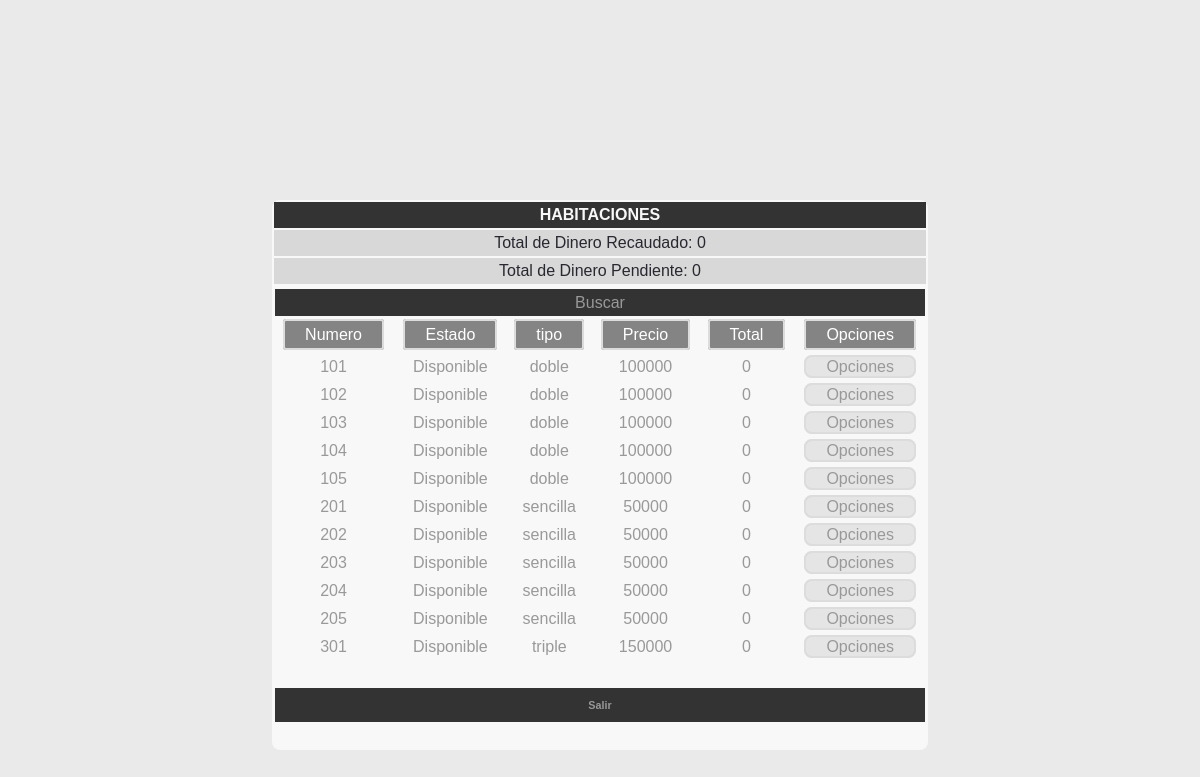
Page /vistas/login.php (signed in) on the committed database.
### tables this page shows
CREATE TABLE `caja` (
  `id` int(11) NOT NULL COMMENT 'el id de la caja ',
  `valor_recaudado` decimal(6,0) NOT NULL COMMENT 'campo que almacena el valor recaudado en el hotel',
  `valor_pendiente` decimal(6,0) NOT NULL COMMENT 'campo que almacena el valor pendiente que se encuentra en el hotel',
  PRIMARY KEY (`id`)
);

CREATE TABLE `habitacion` (
  `estado` varchar(45) NOT NULL COMMENT 'el estado de una habitacion, si esta esta disponible su estado es true de lo contrario false',
  `numero` int(11) NOT NULL COMMENT 'el numero correspondiente a la ahbitacion',
  `precio_por_noche` decimal(6,0) NOT NULL COMMENT 'el precio por noche de la habitacion',
  `tipo` enum('sencilla','doble','triple') NOT NULL COMMENT 'campo para almacenar el tipo de habitacion este puede ser cencilla, doble, triple',
  `total_valor_consumo` decimal(6,0) NOT NULL COMMENT 'campo que almacena el valor a pagar de la habitacion',
  PRIMARY KEY (`numero`),
  UNIQUE KEY `numero_UNIQUE` (`numero`)
);

### mundo/Hotel.php (called while the page is built, shortened)
<?php
include_once '../datos/HabitacionDAO.php';
include_once '../datos/CajaDAO.php';
include_once '../mundo/Habitacion.php';
class Hotel {
    private $_cajaDAO;
    private $_habitacionDAO;
    private static $_instancia;
    private function __construct(){
        $this->_cajaDAO= new CajaDAO();
        $this->_habitacionDAO= new HabitacionDAO();
        $this->cargarInformacion();
    }
    private function cargarInformacion(){
        $this->_caja=$this->_cajaDAO->seleccionar();
        $this->_habitaciones=$this->_habitacionDAO->seleccionar();
        $numeroHabitaciones=  sizeof($this->_habitaciones);
        for($i=0;$i<$numeroHabitaciones;$i++){
            $miHabitacion= $this->_habitaciones[$i];
            $miHabitacion->set_huespedes($miHabitacion->get_huespedDAO()->seleccionar($miHabitacion->get_numero()));
            $miHabitacion->set_consumos($miHabitacion->get_consumoDAO()->seleccionar($miHabitacion->get_numero()));
            $miHabitacion->set_reservas($miHabitacion->get_reservaDAO()->seleccionar($miHabitacion->get_numero()));
        }
    }
    public static function get_isntancia(){
        if(!isset(self::$_instancia)){
            self::$_instancia= new Hotel();
        }
        return self::$_instancia;
    }
}

### datos/FachadaDB.php (called while the page is built, shortened)
<?php
class FachadaDB {
    private $_server;
    private $_user;
    private $_password;
    private $_database;
    public function __construct(){
        $this->_server= self::SERVER;
        $this->_user =self::USER;
        $this->_password= self::PASSWORD;
        $this->_database= self::DATABASE;
    }
    public function conectarDB(){
        $conexion = new mysqli($this->_server, $this->_user, $this->_password, $this->_database);
        return $conexion;
    }
    public function consultaNumeroRegistros($sql){
        $conexion=  $this->conectarDB();
        $consulta = mysqli_query($conexion, $sql);
        $numeroRegistros= mysqli_num_rows($consulta);
        return $numeroRegistros;
    }
    public function consultar($sql){
        $conexion= $this->conectarDB();
        $consulta = $conexion->query($sql);
        $registros=array();
        while ($registros[]=$consulta->fetch_assoc());
        return $registros;
    }
}

### datos/CajaDAO.php (called while the page is built, shortened)
<?php
include_once 'FachadaDB.php';
class CajaDAO {
    private $fachadaDB;
    public function __construct(){
        $this->fachadaDB=new FachadaDB();
    }
    public function seleccionar(){
        $sql= "select caja.valor_pendiente, caja.valor_recaudado from caja";
        $numeroRegistros=$this->fachadaDB->consultaNumeroRegistros($sql);
        $registros= $this->fachadaDB->consultar($sql);
        for($i=0;$i<$numeroRegistros;$i++){
            $caja=new Caja($registros[$i]['valor_recaudado'], $registros[$i]['valor_pendiente']);
        }
        return $caja;
    }
}

### datos/HabitacionDAO.php (called while the page is built, shortened)
<?php
include_once 'FachadaDB.php';
include_once '../mundo/Habitacion.php';
class HabitacionDAO {
    private $fachadaDB;
    public function __construct(){
        $this->fachadaDB=new FachadaDB();
    }
    public function seleccionar(){
        $habitaciones=array();
        $sql="select habitacion.* from habitacion order by habitacion.numero asc;";
        $numeroRegistros=$this->fachadaDB->consultaNumeroRegistros($sql);
        $registros= $this->fachadaDB->consultar($sql);
        for($i=0;$i<$numeroRegistros;$i++){
            $habitacion=new Habitacion($registros[$i]['estado'], $registros[$i]['numero'], $registros[$i]['precio_por_noche'], $registros[$i]['tipo'], $registros[$i]['total_valor_consumo']);
            array_push($habitaciones, $habitacion);
        }
        return $habitaciones;
    }
}

### mundo/Habitacion.php (called while the page is built, shortened)
<?php
include_once '../datos/ConsumoDAO.php';
include_once '../datos/ReservaDAO.php';
include_once '../datos/HuespedDAO.php';
class Habitacion {
    private $_numero;
    private $_consumoDAO;
    private $_reservaDAO;
    private $_huespedDAO;
    public function __construct($_estado, $_numero, $_precioPorNoche, $_tipo, $_totalValorConsumo){
        $this->_numero=$_numero;
        $this->_consumoDAO= new ConsumoDAO();
        $this->_reservaDAO= new ReservaDAO();
        $this->_huespedDAO= new HuespedDAO();
    }
    function get_numero() {
        return $this->_numero;
    }
    function get_consumoDAO() {
        return $this->_consumoDAO;
    }
    function get_reservaDAO() {
        return $this->_reservaDAO;
    }
    function get_huespedDAO() {
        return $this->_huespedDAO;
    }
}

### datos/HuespedDAO.php (called while the page is built, shortened)
<?php
include_once 'FachadaDB.php';
class HuespedDAO {
    private $fachadaDB;
    public function __construct(){
        $this->fachadaDB=new FachadaDB();
    }
    public function seleccionar($numeroHabitacion){
        $huespedes=array();
        $sql="select huesped.* from huesped where huesped.habitacion_numero=".$numeroHabitacion." order by huesped.nombre asc;";
        $numeroRegistros=$this->fachadaDB->consultaNumeroRegistros($sql);
        $registros= $this->fachadaDB->consultar($sql);
        for($i=0;$i<$numeroRegistros;$i++){
            $huesped= new Huesped($registros[$i]['direccion'], $registros[$i]['documento_identificacion'], $registros[$i]['edad'], $registros[$i]['nombre'], $registros[$i]['numero_noches'], $registros[$i]['telefono'], $registros[$i]['fecha_ingreso']);
            array_push($huespedes, $huesped);
        }
        return $huespedes;
    }
}

### datos/ConsumoDAO.php (called while the page is built, shortened)
<?php
include_once 'FachadaDB.php';
class ConsumoDAO {
    private $fachadaDB;
    public function __construct(){
        $this->fachadaDB=new FachadaDB();
    }
    public function seleccionar($numeroHabitacion){
        $cosumos= array();
        $sql="select consumo.fecha, consumo.habitacion_numero, consumo.producto, consumo.valor from consumo, habitacion where habitacion.numero=".$numeroHabitacion." and consumo.habitacion_numero= habitacion.numero order by consumo.fecha desc";
        $numeroRegistros=$this->fachadaDB->consultaNumeroRegistros($sql);
        $registros= $this->fachadaDB->consultar($sql);
        for($i=0;$i<$numeroRegistros;$i++){
            $consumo= new Consumo($registros[$i]['fecha'], $registros[$i]['producto'], $registros[$i]['valor']);
            array_push($cosumos, $consumo);
        }
        return $cosumos;
    }
}

### datos/ReservaDAO.php (called while the page is built, shortened)
<?php
include_once 'FachadaDB.php';
class ReservaDAO {
    private $fachadaDB;
    public function __construct(){
        $this->fachadaDB=new FachadaDB();
    }
    public function seleccionar($numeroHabitacion){
        $reservas=array();
        $sql= "select reserva.* from reserva where reserva.habitacion_numero= ".$numeroHabitacion." order by reserva.fecha_estadia desc";
        $numeroRegistros=$this->fachadaDB->consultaNumeroRegistros($sql);
        $registros= $this->fachadaDB->consultar($sql);
        for($i=0;$i<$numeroRegistros;$i++){
            $reserva=  new Reserva($registros[$i]['fecha_estadia'], $registros[$i]['nombre'], $registros[$i]['numero_identificacion'], $registros[$i]['numero_dias']);
            $reserva->set_fecahaEstadia($registros[$i]['fecha_estadia']);
            array_push($reservas, $reserva);
        }
        return $reservas;
    }
}

### vistas/login.php (the view, shortened to what this page needs)
<?php session_start();
 include_once '../mundo/Hotel.php';
$mundo= Hotel::get_isntancia();
$listaHabitaciones=$mundo->get_habitaciones();
?>
<!DOCTYPE html>
<html lang="es">
<head>
  <link rel="stylesheet" href="../css/style.css">
	<link rel="stylesheet" href="//maxcdn.bootstrapcdn.com/font-awesome/4.3.0/css/font-awesome.min.css">
</head>
<body>
<table>
	<thead>
		<tr>
			<th colspan="6"><i class="hab"></i>HABITACIONES</th>
		</tr>
		<tr>
                <td BGCOLOR="#D8D8D8" colspan="6"><h10>Total de Dinero Recaudado: <?php echo $mundo->get_caja()->get_valorRecaudado();?></h10></td>
            </tr>
            <tr>
                <td BGCOLOR="#D8D8D8" colspan="6"><h10>Total de Dinero Pendiente: <?php echo $mundo->get_caja()->get_valorPendiente();?></10></td>
            </tr>
                <tr>
                    <td colspan="6"></td>
                </tr>
                <tr>
                    <td colspan="6"><h9><a href="buscar.php">Buscar</a></h9></td>
                </tr>
                <tr>
                    <td colspan="6"></td>
                </tr>
		<tr>
                    <td><h8><a></a>Numero</h8></td>
                    <td><h8><a></a>Estado</h8></td>
		    <td><h8><a></a>tipo</h8></td>
                    <td><h8><a></a>Precio</h8></td>
                    <td><h8><a></a>Total</h8></td>
                    <td><h8><a></a>Opciones</h8></td>
		</tr>
                <tr>
                    <td colspan="6"></td>
                </tr>
	</thead>
	<tbody>
<?php for($i=0;$i<sizeof($listaHabitaciones);$i++){ $habitacion=$listaHabitaciones[$i];?>
            <tr>
                <td><?php echo $habitacion->get_numero();?></td>
                <td><?php echo $habitacion->get_estado()?></td>
                <td><?php echo $habitacion->get_tipo();?></td>
                <td><?php echo $habitacion->get_precioPorNoche()?></td>
                <td><?php echo $habitacion->get_totalValorConsumo();?></td>
                <td colspan="6"><h7><a href="<?php echo "opciones.php?numero=".$habitacion->get_numero();?>">Opciones</a></h7></td>
            </tr>
<?php } ?>
            <tr>
                <td colspan="6"><h6><a href="logout.php">Salir</a></h6></td>
            </tr>
	</tbody>
</table>
</body>
</html>

### css/style.css (style rules this page uses)
table { width:40%; margin:0 auto; text-align:center; margin-top:200px; background-color:#f8f8f8; border-radius:8px; }
table thead th { background-color:#333; color:#f8f8f8; }
h6 { background:#333; padding:5px; color:#fff; }
h7 { background:#e5e5e5; border-radius:8px; border: 2px solid #dcdcdc; padding: 1px 20px; }
h8 { background:#848484; border-radius:3px; border: 2px solid #dcdcdc; padding: 5px 20px; color:#fff; }
h9 { background:#333; padding:5px; color:#fff; padding-left: 300px; padding-right: 300px; }
h10 { color: #282830; }
* { box-sizing: border-box; }
*:before, *:after { box-sizing: border-box; }
body { background: #eaeaea; color: #999; font: 400 16px/1.5em sans-serif; margin: 0; }
a { color: #999; text-decoration: none; }

### rows in the picture
caja: valor_recaudado "0", valor_pendiente "0"
habitacion: numero "101", estado "Disponible", tipo "doble", precio_por_noche "100000", total_valor_consumo "0"
habitacion: numero "102", estado "Disponible", tipo "doble", precio_por_noche "100000", total_valor_consumo "0"
habitacion: numero "103", estado "Disponible", tipo "doble", precio_por_noche "100000", total_valor_consumo "0"
habitacion: numero "104", estado "Disponible", tipo "doble", precio_por_noche "100000", total_valor_consumo "0"
habitacion: numero "105", estado "Disponible", tipo "doble", precio_por_noche "100000", total_valor_consumo "0"
habitacion: numero "201", estado "Disponible", tipo "sencilla", precio_por_noche "50000", total_valor_consumo "0"
habitacion: numero "202", estado "Disponible", tipo "sencilla", precio_por_noche "50000", total_valor_consumo "0"
habitacion: numero "203", estado "Disponible", tipo "sencilla", precio_por_noche "50000", total_valor_consumo "0"
habitacion: numero "204", estado "Disponible", tipo "sencilla", precio_por_noche "50000", total_valor_consumo "0"
habitacion: numero "205", estado "Disponible", tipo "sencilla", precio_por_noche "50000", total_valor_consumo "0"
habitacion: numero "301", estado "Disponible", tipo "triple", precio_por_noche "150000", total_valor_consumo "0"
